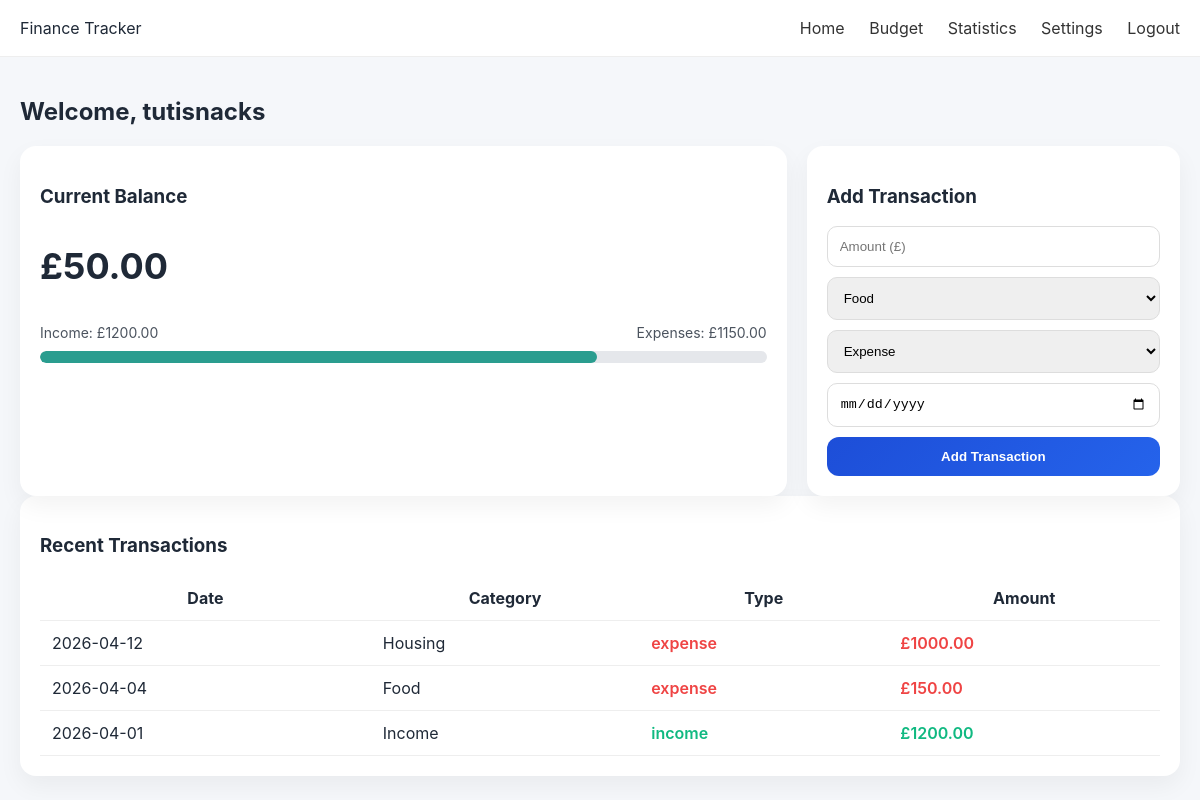
Screenshot of /home (signed in) with the database file from the repository.
### tables this page shows
CREATE TABLE transactions (
        id INTEGER PRIMARY KEY,
        amount REAL,
        category TEXT,
        type TEXT,
        date TEXT,
        user_id INTEGER
    );

### app.py (the view)
@app.route("/home")
def home():
    if "user_id" not in session:
        return redirect("/")
    conn = get_db()
    cur = conn.cursor()
    cur.execute("SELECT * FROM transactions WHERE user_id=? ORDER BY date DESC", (session["user_id"],))
    data = cur.fetchall()
    income = sum(t[1] for t in data if t[3] == "income")
    expenses = sum(t[1] for t in data if t[3] == "expense")
    cur.execute("SELECT total FROM budget WHERE user_id=?", (session["user_id"],))
    row = cur.fetchone()
    budget = row[0] if row else 0
    percent = (expenses / budget * 100) if budget > 0 else 0
    remaining = income - expenses
    conn.close()
    return render_template(
        "index.html",
        username=session["username"],
        transactions=data,
        income=income,
        expenses=expenses,
        remaining=remaining,
        percent=percent,
        budget=budget
    )

### app.py (called while the page is built)
def get_db():
    os.makedirs("database", exist_ok=True)
    return sqlite3.connect(DB)

### templates/index.html (shortened to what this page needs)
<!DOCTYPE html>
<html>
<head>
    <head>
    <link rel="stylesheet" href="/static/style.css">
</head>
<body>
<div class="navbar">
    <div>Finance Tracker</div>
    <div>
        <a href="/home">Home</a>
        <a href="/budget">Budget</a>
        <a href="/statistics">Statistics</a>
        <a href="/settings">Settings</a>
        <a href="/logout">Logout</a>
    </div>
</div>
<div class="container">
<h2 class="welcome">Welcome, {{ username }}</h2>
<div class="dashboard">
    <div class="card main-card">
        <h3>Current Balance</h3>
        <p class="balance">£{{ "%.2f"|format(remaining) }}</p>
        <div class="mini-stats">
            <span>Income: £{{ "%.2f"|format(income) }}</span>
            <span>Expenses: £{{ "%.2f"|format(expenses) }}</span>
        </div>
        <div class="progress-bar">
            <div class="progress"
                style="width: {{ percent if percent <= 100 else 100 }}%;
                background: {% if percent>100 %}#e63946{% elif percent>80 %}#f4a261{% else %}#2a9d8f{% endif %};">
            </div>
        </div>
    </div>
    <div class="card">
        <h3>Add Transaction</h3>
        <form method="POST" action="/add">
            <input type="number" step="0.01" name="amount" placeholder="Amount (£)" required>
            <select name="category">
                <option>Food</option>
            </select>
            <select name="type">
                <option value="expense">Expense</option>
            </select>
            <input type="date" name="date" required>
            <button type="submit">Add Transaction</button>
        </form>
    </div>
</div>
<div class="card">
    <h3>Recent Transactions</h3>
    <div class="table-wrapper">
        <table>
            <tr>
                <th>Date</th>
                <th>Category</th>
                <th>Type</th>
                <th>Amount</th>
            </tr>
            {% for t in transactions %}
            <tr>
                <td>{{ t[4] }}</td>
                <td>{{ t[2] }}</td>
                <td class="{{ 'income' if t[3]=='income' else 'expense' }}">
                    {{ t[3] }}
                </td>
                <td class="{{ 'income' if t[3]=='income' else 'expense' }}">
                    £{{ "%.2f"|format(t[1]) }}
                </td>
            </tr>
            {% endfor %}
        </table>
    </div>
</div>
</div>

### static/style.css (style rules this page uses)
body { font-family: 'Inter', 'Segoe UI', sans-serif; margin: 0; background: #f5f7fa; color: #1f2937; }
.navbar { background: white; padding: 18px 20px; display: flex; justify-content: space-between; border-bottom: 1px solid #eee; max-width: 1200px; margin: auto; }
.navbar a { text-decoration: none; margin-left: 20px; color: #333; }
.container { padding: 20px; max-width: 1200px; margin: auto; }
.dashboard { display: grid; grid-template-columns: repeat(auto-fit, minmax(280px, 1fr)); gap: 20px; }
.card { background: white; padding: 20px; border-radius: 16px; box-shadow: 0 10px 25px rgba(0,0,0,0.05); }
@media (min-width: 900px) { .main-card { grid-column: span 2; } }
.balance { font-size: 36px; font-weight: bold; }
.mini-stats { display: flex; justify-content: space-between; font-size: 14px; opacity: 0.8; }
.progress-bar { width: 100%; background: #e5e7eb; border-radius: 10px; margin-top: 10px; overflow: hidden; }
.progress { height: 12px; border-radius: 10px; transition: width 0.4s ease; }
input, select { width: 100%; padding: 12px; margin-bottom: 10px; border-radius: 10px; border: 1px solid #ddd; box-sizing: border-box; }
button { width: 100%; padding: 12px; background: linear-gradient(135deg, #1d4ed8, #2563eb); color: white; border: none; border-radius: 12px; font-weight: 600; cursor: pointer; }
.table-wrapper { overflow-x: auto; }
table { width: 100%; border-collapse: collapse; }
td, th { padding: 12px; border-bottom: 1px solid #eee; }
.income { color: #10b981; font-weight: 600; }
.expense { color: #ef4444; font-weight: 600; }

### rows the page displays
transactions: date "2026-04-12", category "Housing", type "expense", amount "1000.00"
transactions: date "2026-04-04", category "Food", type "expense", amount "150.00"
transactions: date "2026-04-01", category "Income", type "income", amount "1200.00"

### other values shown
{{ username }} "tutisnacks"
{{ "%.2f"|format(remaining) }} "50.00"
{{ "%.2f"|format(income) }} "1200.00"
{{ "%.2f"|format(expenses) }} "1150.00"
